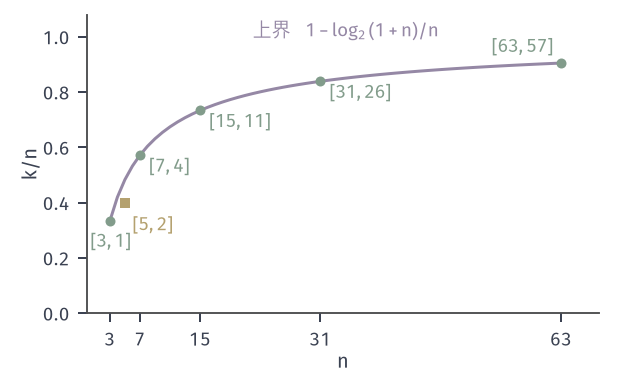

Python code for this plot:
from pathlib import Path
import sys
HERE = Path(__file__).resolve().parent
sys.path.insert(0, str(HERE.parent/"ccode-common"))
from ccode_fig import *
# Sphere-packing (Hamming) bound for single-error-correcting binary codes: M (1+n) <= 2^n, i.e. rate <= 1 - log2(1+n)/n.
# Purple: the bound as a function of n (drawn through integer n). Green: Hamming codes n = 2^m - 1, k = n - m (meet it).
# Yellow: the [5,2,3] code of the chapter (strictly below the bound at n = 5).
ns = np.arange(3, 64)
bd = 1-np.log2(1+ns)/ns
fig, ax = figure(width_mm=88, height_mm=54)
panel(fig, left=.14, right=.96, top=.96, bottom=.18)
ax.plot(ns, bd, color=PURPLE, lw=1.2)
hm = [(2**m-1, 2**m-1-m) for m in range(2, 7)]
for n, k in hm:
    ax.plot([n], [k/n], 'o', ms=4, color=GREEN, mew=0, zorder=5)
    if n == 3: lab(ax, .4, .24, r'$[3,1]$', GREEN)
    elif n == 63: lab(ax, n-1, k/n+.04, r'$[63,57]$', GREEN, ha='right')
    else: lab(ax, n+1.2, k/n-.06, r'$[%d,%d]$' % (n, k), GREEN)
ax.plot([5], [2/5], 's', ms=4, color=YELLOW, mew=0, zorder=5)
lab(ax, 6.0, .30, r'$[5,2]$', YELLOW)
lab(ax, 22, 1.0, '上界', PURPLE); lab(ax, 29, 1.0, r'$1-\log_2(1+n)/n$', PURPLE)
ax.set_xlim(0, 68); ax.set_ylim(0, 1.08); ax.set_xticks([3, 7, 15, 31, 63])
ax.set_xlabel(r'$n$', labelpad=1); ax.set_ylabel(r'$k/n$', labelpad=1)
save(fig, HERE, 'figure', {'hamming_codes': hm, 'bound_n5': float(1-np.log2(6)/5)})
